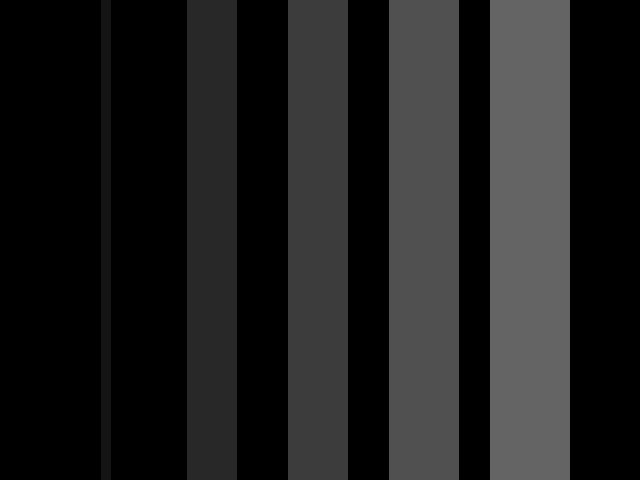
Frame 1 (no input)
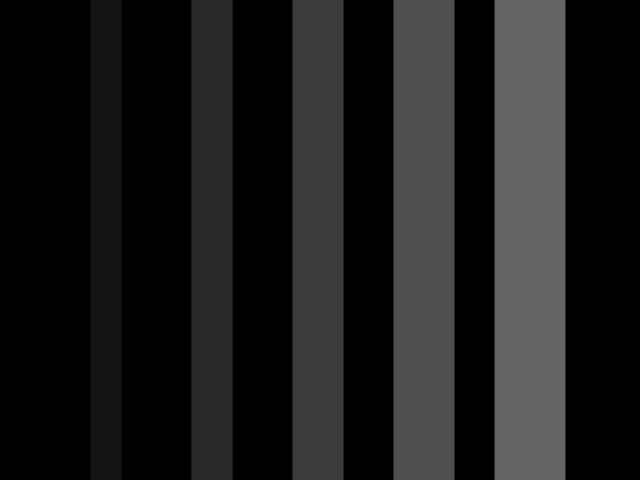
Frame 60 (the mouse pressed at the canvas centre just before this capture)
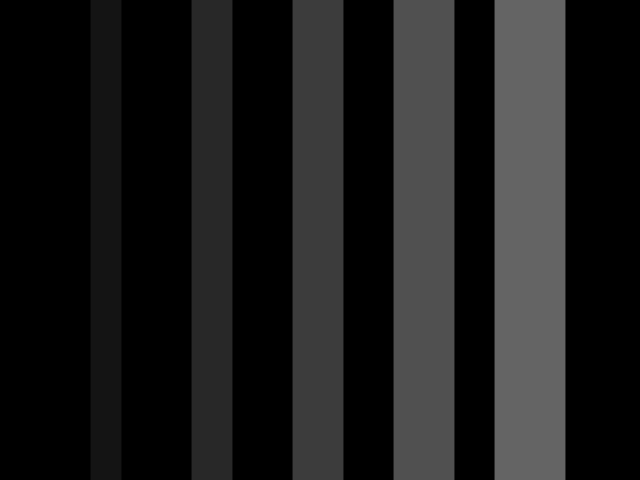
Frame 120 (the mouse held since frame 60 and released just before this capture)

The Processing sketch that drew these frames (run headless with seeded random() and noise(); from frame 60 on, the mouse is pressed at the canvas centre):

// Processing sketch: processing_50309
// ── processing_50309.pde

float sizeChange = 0;
float inc = 1;
float alphaChange;
float alphaVar = 20;

void setup() {
  size(640, 480);
}
//When mouse is dragged to the right, colors more solid, opposite to the left
void mouseDragged() {
  alphaChange = mouseX - pmouseX;
  alphaVar += alphaChange;
}

void draw() {
  background(0);
  int yCent = height/2;
  noStroke();
  rectMode(CENTER);
//  Draw rectangles
  for(int i = 1; i <= 5; i++) {
    fill(255, 255, 255, alphaVar * i);
    rect((width/6) * i, yCent, (10 * i) + sizeChange, height);
//  Rects grow and shrink on a cosine curve
//  Mouse click stops growth
    if (!mousePressed) {
    sizeChange = 30 * abs(cos(radians(inc)));
    inc += .15;
    }
  }
}
